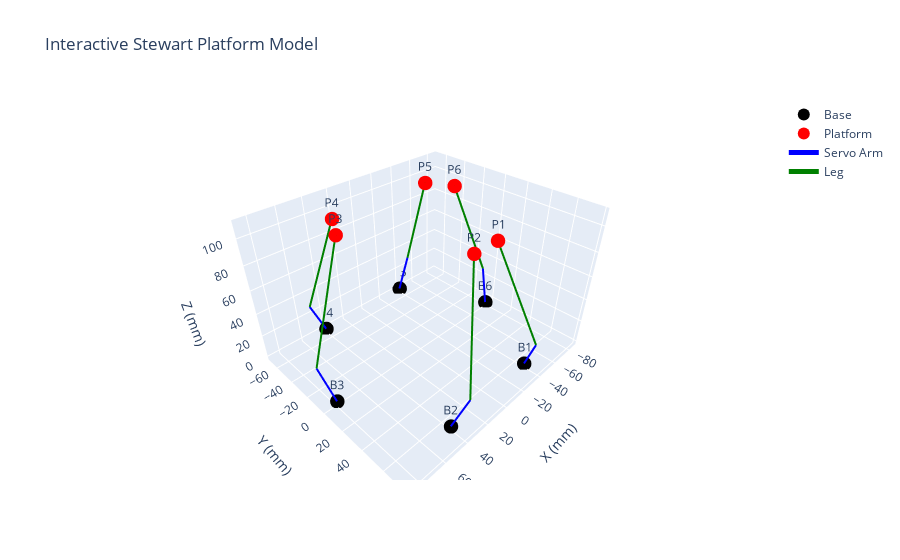

The notebook cell this image was saved under:
### Code cell
# Servo arm ends (Ai)
Ai = []
for i in range(6):
    β_rad = np.radians(β[i])
    α_rad = αi[i]
    # Servo arm direction is in the servo arm plane (βi), angle αi from the radial direction
    direction = np.array([
        np.cos(β_rad) * np.cos(α_rad),
        np.sin(β_rad) * np.cos(α_rad),
        np.sin(α_rad)
    ])
    Ai.append(Bi[i] + a * direction)

# Create plotly 3D figure
fig = go.Figure()

# Plot base points
for i, point in enumerate(Bi):
    fig.add_trace(go.Scatter3d(
        x=[point[0]], y=[point[1]], z=[point[2]],
        mode='markers+text',
        text=[f'B{i+1}'],
        textposition='top center',
        marker=dict(color='black', size=5),
        name='Base' if i == 0 else '',
        showlegend=(i == 0)
    ))

# Plot platform points
for i, point in enumerate(qi):
    fig.add_trace(go.Scatter3d(
        x=[point[0]], y=[point[1]], z=[point[2]],
        mode='markers+text',
        text=[f'P{i+1}'],
        textposition='top center',
        marker=dict(color='red', size=5),
        name='Platform' if i == 0 else '',
        showlegend=(i == 0)
    ))

# Plot servo arms (Bi to Ai)
for i in range(6):
    fig.add_trace(go.Scatter3d(
        x=[Bi[i][0], Ai[i][0]],
        y=[Bi[i][1], Ai[i][1]],
        z=[Bi[i][2], Ai[i][2]],
        mode='lines',
        line=dict(color='blue', width=4),
        name='Servo Arm' if i == 0 else '',
        showlegend=(i == 0)
    ))

# Plot legs (Ai to Pi)
for i in range(6):
    fig.add_trace(go.Scatter3d(
        x=[Ai[i][0], qi[i][0]],
        y=[Ai[i][1], qi[i][1]],
        z=[Ai[i][2], qi[i][2]],
        mode='lines',
        line=dict(color='green', width=4),
        name='Leg' if i == 0 else '',
        showlegend=(i == 0)
    ))

# Set layout
fig.update_layout(
    scene=dict(
        xaxis_title='X (mm)',
        yaxis_title='Y (mm)',
        zaxis_title='Z (mm)',
        aspectmode='data'
    ),
    title="Interactive Stewart Platform Model",
    legend=dict(itemsizing='constant')
)

fig.show()

### Figure 1 — Plotly figure (JSON) as saved in the notebook; plotly's stock layout.template omitted (floating-point values rounded to 4 significant figures)
{"data": [{"marker": {"color": "black", "size": 5}, "mode": "markers+text", "name": "Base", "showlegend": true, "text": ["B1"], "textposition": "top center", "type": "scatter3d", "x": [-40.0], "y": [68.01], "z": [0]}, {"marker": {"color": "black", "size": 5}, "mode": "markers+text", "name": "", "showlegend": false, "text": ["B2"], "textposition": "top center", "type": "scatter3d", "x": [40.0], "y": [68.01], "z": [0]}, {"marker": {"color": "black", "size": 5}, "mode": "markers+text", "name": "", "showlegend": false, "text": ["B3"], "textposition": "top center", "type": "scatter3d", "x": [78.9], "y": [0], "z": [0]}, {"marker": {"color": "black", "size": 5}, "mode": "markers+text", "name": "", "showlegend": false, "text": ["B4"], "textposition": "top center", "type": "scatter3d", "x": [40.0], "y": [-68.01], "z": [0]}, {"marker": {"color": "black", "size": 5}, "mode": "markers+text", "name": "", "showlegend": false, "text": ["B5"], "textposition": "top center", "type": "scatter3d", "x": [-40.0], "y": [-68.01], "z": [0]}, {"marker": {"color": "black", "size": 5}, "mode": "markers+text", "name": "", "showlegend": false, "text": ["B6"], "textposition": "top center", "type": "scatter3d", "x": [-78.9], "y": [9.662e-15], "z": [0]}, {"marker": {"color": "red", "size": 5}, "mode": "markers+text", "name": "Platform", "showlegend": true, "text": ["P1"], "textposition": "top center", "type": "scatter3d", "x": [-10.05], "y": [54.37], "z": [109.5]}, {"marker": {"color": "red", "size": 5}, "mode": "markers+text", "name": "", "showlegend": false, "text": ["P2"], "textposition": "top center", "type": "scatter3d", "x": [11.0], "y": [54.18], "z": [109.5]}, {"marker": {"color": "red", "size": 5}, "mode": "markers+text", "name": "", "showlegend": false, "text": ["P3"], "textposition": "top center", "type": "scatter3d", "x": [52.42], "y": [-17.57], "z": [109.5]}, {"marker": {"color": "red", "size": 5}, "mode": "markers+text", "name": "", "showlegend": false, "text": ["P4"], "textposition": "top center", "type": "scatter3d", "x": [41.43], "y": [-36.61], "z": [109.5]}, {"marker": {"color": "red", "size": 5}, "mode": "markers+text", "name": "", "showlegend": false, "text": ["P5"], "textposition": "top center", "type": "scatter3d", "x": [-41.43], "y": [-36.61], "z": [109.5]}, {"marker": {"color": "red", "size": 5}, "mode": "markers+text", "name": "", "showlegend": false, "text": ["P6"], "textposition": "top center", "type": "scatter3d", "x": [-52.43], "y": [-17.56], "z": [109.5]}, {"line": {"color": "blue", "width": 4}, "mode": "lines", "name": "Servo Arm", "showlegend": true, "type": "scatter3d", "x": [-40.0, -34.43], "y": [68.01, 77.66], "z": [0, 27.85]}, {"line": {"color": "blue", "width": 4}, "mode": "lines", "name": "", "showlegend": false, "type": "scatter3d", "x": [40.0, 34.5], "y": [68.01, 77.53], "z": [0, 27.91]}, {"line": {"color": "blue", "width": 4}, "mode": "lines", "name": "", "showlegend": false, "type": "scatter3d", "x": [78.9, 84.36], "y": [0, -9.461], "z": [0, 27.94]}, {"line": {"color": "blue", "width": 4}, "mode": "lines", "name": "", "showlegend": false, "type": "scatter3d", "x": [40.0, 50.86], "y": [-68.01, -68.01], "z": [0, 27.97]}, {"line": {"color": "blue", "width": 4}, "mode": "lines", "name": "", "showlegend": false, "type": "scatter3d", "x": [-40.0, -50.86], "y": [-68.01, -68.01], "z": [0, 27.97]}, {"line": {"color": "blue", "width": 4}, "mode": "lines", "name": "", "showlegend": false, "type": "scatter3d", "x": [-78.9, -84.36], "y": [9.662e-15, -9.46], "z": [0, 27.94]}, {"line": {"color": "green", "width": 4}, "mode": "lines", "name": "Leg", "showlegend": true, "type": "scatter3d", "x": [-34.43, -10.05], "y": [77.66, 54.37], "z": [27.85, 109.5]}, {"line": {"color": "green", "width": 4}, "mode": "lines", "name": "", "showlegend": false, "type": "scatter3d", "x": [34.5, 11.0], "y": [77.53, 54.18], "z": [27.91, 109.5]}, {"line": {"color": "green", "width": 4}, "mode": "lines", "name": "", "showlegend": false, "type": "scatter3d", "x": [84.36, 52.42], "y": [-9.461, -17.57], "z": [27.94, 109.5]}, {"line": {"color": "green", "width": 4}, "mode": "lines", "name": "", "showlegend": false, "type": "scatter3d", "x": [50.86, 41.43], "y": [-68.01, -36.61], "z": [27.97, 109.5]}, {"line": {"color": "green", "width": 4}, "mode": "lines", "name": "", "showlegend": false, "type": "scatter3d", "x": [-50.86, -41.43], "y": [-68.01, -36.61], "z": [27.97, 109.5]}, {"line": {"color": "green", "width": 4}, "mode": "lines", "name": "", "showlegend": false, "type": "scatter3d", "x": [-84.36, -52.43], "y": [-9.46, -17.56], "z": [27.94, 109.5]}], "layout": {"legend": {"itemsizing": "constant"}, "scene": {"aspectmode": "data", "xaxis": {"title": {"text": "X (mm)"}}, "yaxis": {"title": {"text": "Y (mm)"}}, "zaxis": {"title": {"text": "Z (mm)"}}}, "title": {"text": "Interactive Stewart Platform Model"}}}
